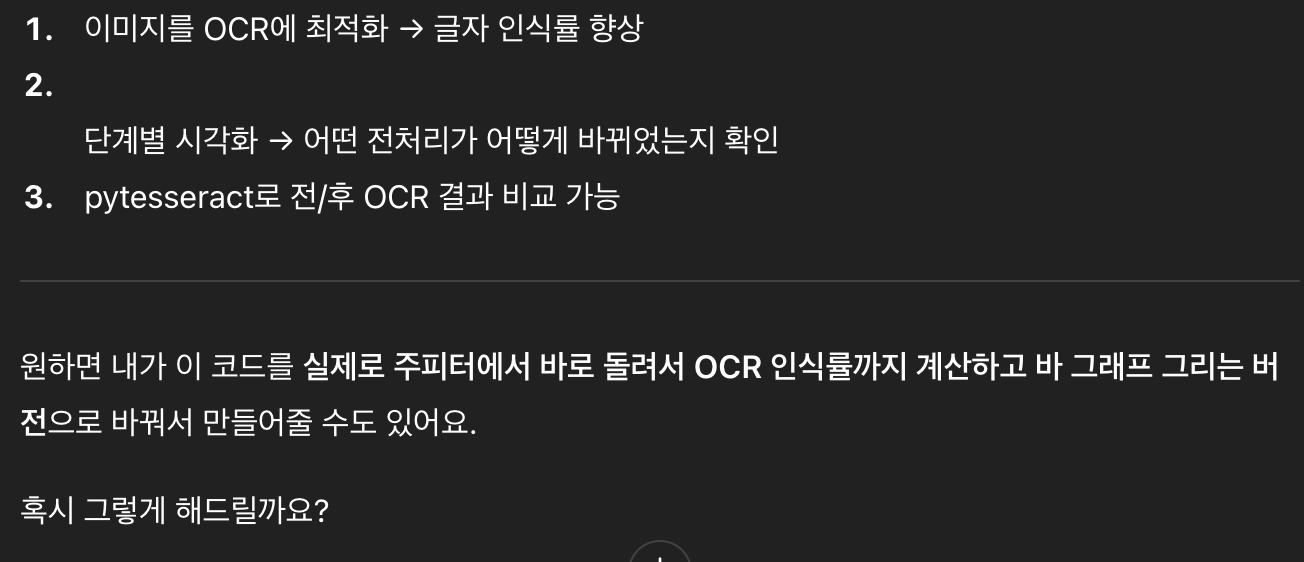
#> input picture ocr/1103/01.png, 1304 x 562 px, given in place of 01.jpg, which was not available
$ python 02.py
#> lines starting #> are read from the running program, lines starting #| are printed output that depends on the picture; pictures that were not available may be replaced by others from this repository, and a replacement may not be noted
# Tesseract OCR을 사용하여 이미지에서 한국어 텍스트 추출

from PIL import Image
import pytesseract
import cv2

#img = Image.open('1103/01.jpg') # 150dpi 이상의 해상도 권장

# 전처리: 이미지 개선 작업 가능 (예: 그레이스케일 변환, 이진화 등)
def preprocess_receipt_image(image_path, resized_width=800):

   # 이미지 흑백(grayscale)으로 읽기
#> called with image_path = '1105/01.jpg', resized_width = 800
   image = cv2.imread(image_path, cv2.IMREAD_GRAYSCALE)
#> image is the input picture: shape (562, 1304); min 33, max 255, mean 41.5

   # 가로 크기를 resized_width로 맞추고 종횡비 유지하며 리사이즈
   height, width = image.shape
#> height = 562; width = 1304
   ratio = resized_width / width
#> ratio = 0.613
   dim = (resized_width, int(height * ratio))
#> dim = (800, 344)
   resized = cv2.resize(image, dim, interpolation=cv2.INTER_AREA)
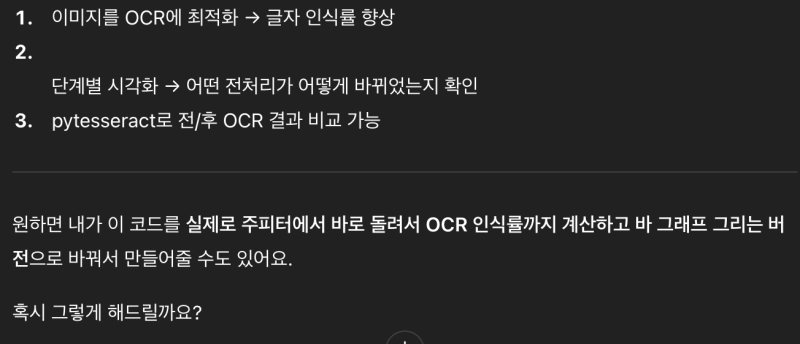
#> resized: shape (344, 800); min 33, max 255, mean 41.5

   # 명암 대비 향상을 위한 히스토그램 평활화 적용
   equalized = cv2.equalizeHist(resized)
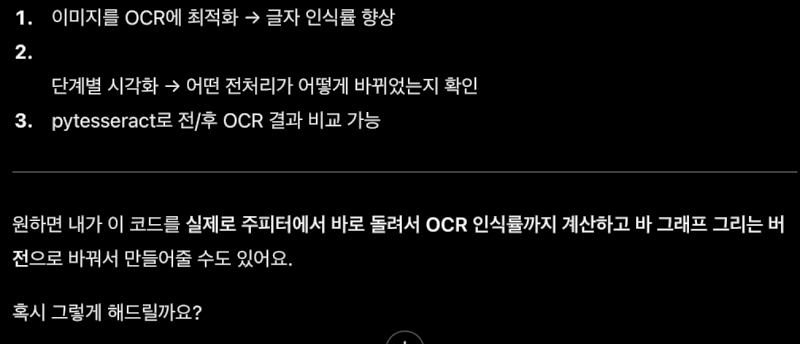
#> equalized: shape (344, 800); min 0, max 255, mean 11.3

   # 결과 이미지 저장 또는 반환
   return equalized

preprocessed_img = preprocess_receipt_image('1105/01.jpg')
img = Image.fromarray(preprocessed_img)

# OCR 수행
#> (the run stopped early here; a loop or call above may not have finished)
